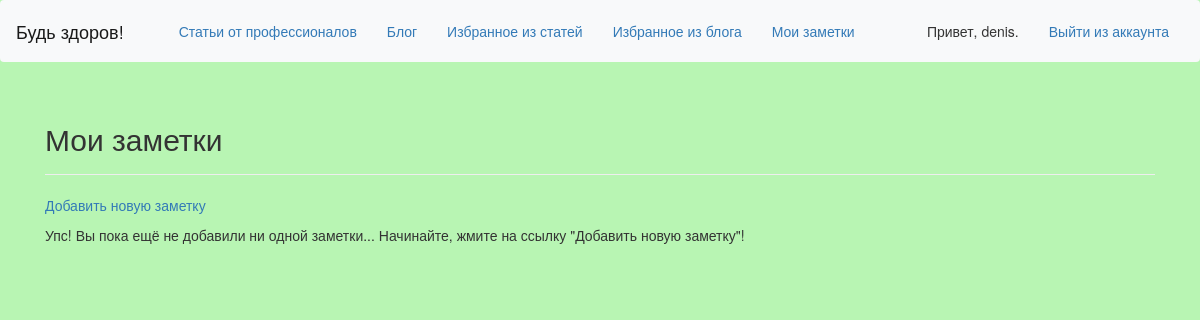
/notes/ (signed in), run on an earlier commit of the app's database.
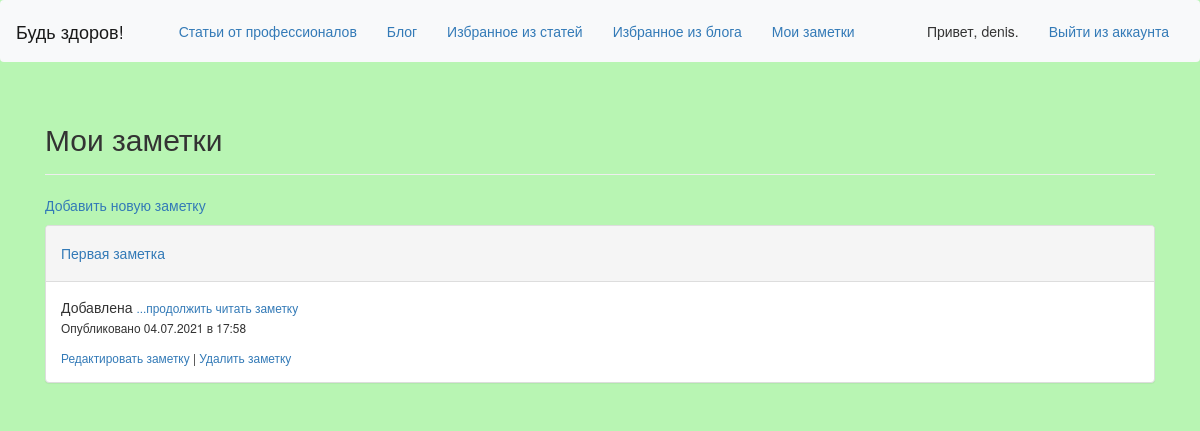
And on a later commit of the database.
### notes/models.py (models this page shows, shortened)
class Notesentry(models.Model):
    notestitle = models.CharField(max_length=50)
    notestext = models.TextField()
    notesdate_added = models.DateTimeField(auto_now_add=True)
    notesowner = models.ForeignKey(User, on_delete=models.CASCADE)

### notes/views.py (the view)
# urls.py: url(r'^notes/', include('notes.urls', namespace='notes')),
@login_required
def notes(request):
    notes = Notesentry.objects.filter(notesowner=request.user).order_by('-notesdate_added')
    read_more = '...продолжить читать заметку'
    for note in notes:
        if note.notesowner != request.user:
            return render(request, 'learning_logs/notyours.html')
        if len(note.notestext) > 50:
            note.notestext = note.notestext[:50]
    context = {'notes': notes, 'read_more': read_more}
    return render(request, 'notes/notes.html', context)

### notes/templates/notes/notes.html
{% extends 'learning_logs/base.html' %}
{% block header %}
<h2>Мои заметки</h2>
{% endblock header %}
{% block content %}
<p>
    <a href="{% url 'notes:new_note' %}">Добавить новую заметку</a>
</p>
{% for note in notes %}
<div class="panel panel-default">
    <div class="panel-heading">
        <h5>
            <a href="{% url 'notes:note' note.id %}"> {{note.notestitle}}</a>
        </h5>
    </div>
    <div class="panel-body">
        {{ note.notestext }}
        <small>
            <a href="{% url 'notes:note' note.id %}">{{ read_more }}</a>
        </small>
        <p>
            <small>
                Опубликовано {{ note.notesdate_added|date:'d.m.Y в H:i' }}
            </small>
        </p>
        <small>
            <a href="{% url 'notes:edit_note' note.id %}">Редактировать заметку</a>
        </small>
        <small>
            | <a href="{% url 'notes:delete_note' note.id %}">Удалить заметку</a>
        </small>
    </div>
</div>
{% empty %}
Упс! Вы пока ещё не добавили ни одной заметки... Начинайте, жмите на ссылку
"Добавить новую заметку"!
{% endfor %}
{% endblock content %}

What changed in the data, as far as the page shows it:
added Notesentry: notestitle "Первая заметка", notestext "Добавлена", read_more "...продолжить читать заметку", notesdate_added "04.07.2021 в 17:58"
Also different on the page:
text no longer shown: "Упс! Вы пока ещё не добавили ни одной заметки... Начинайте, жмите на ссылку \"Добавить новую заметку\"!"
